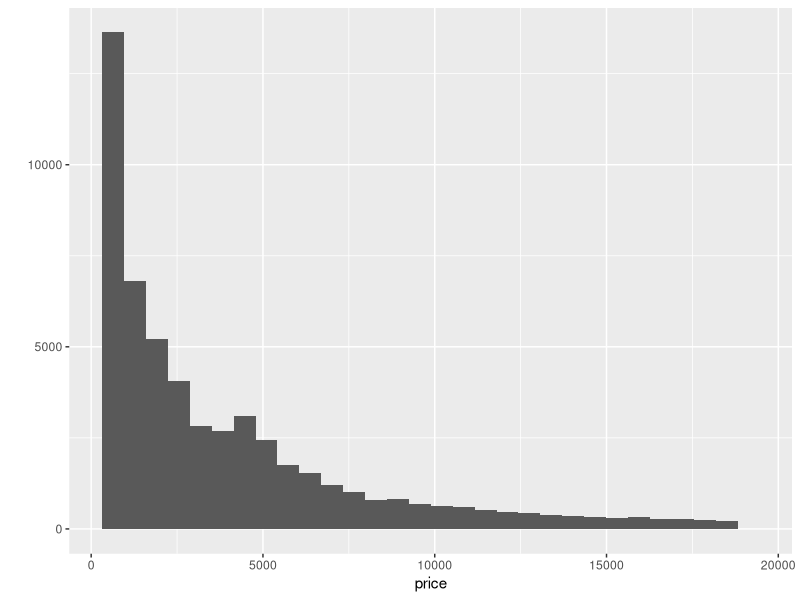
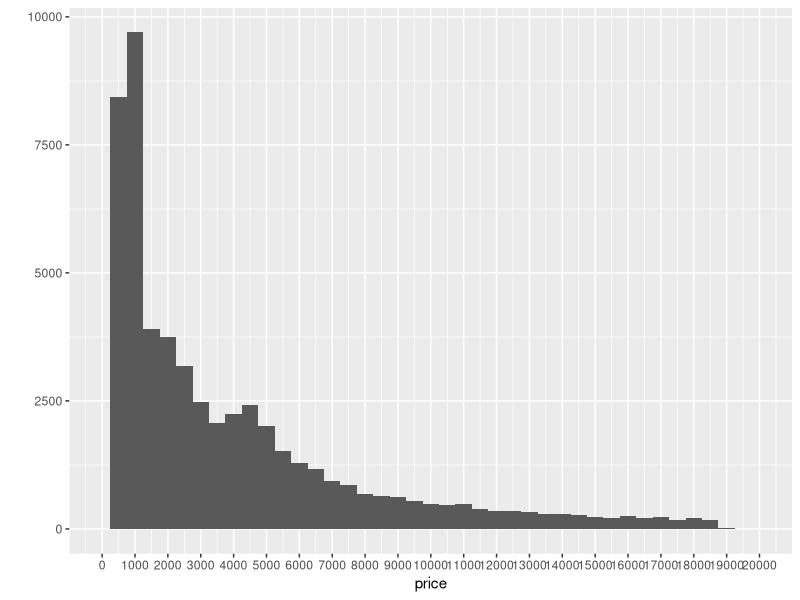
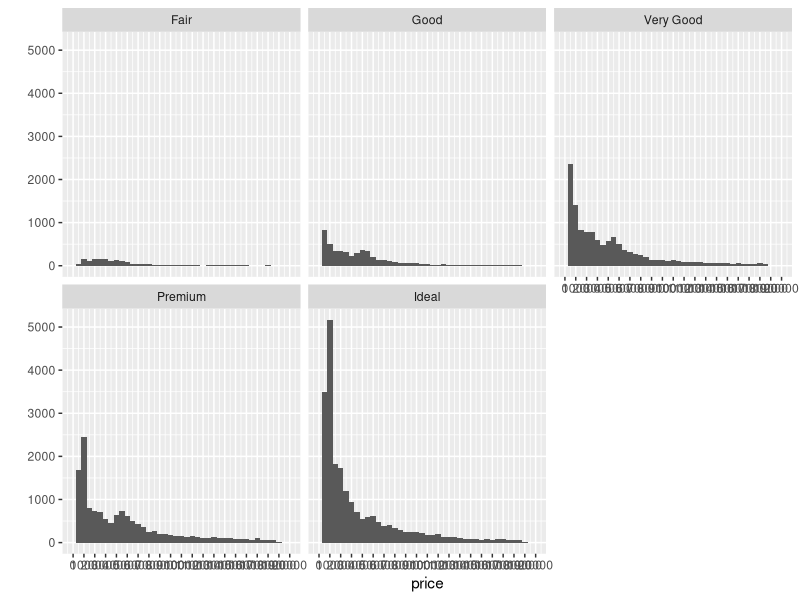
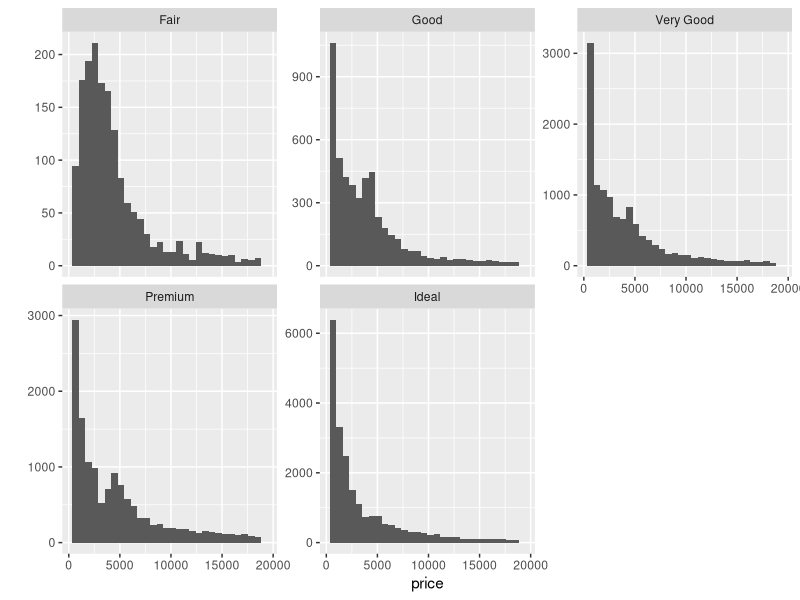
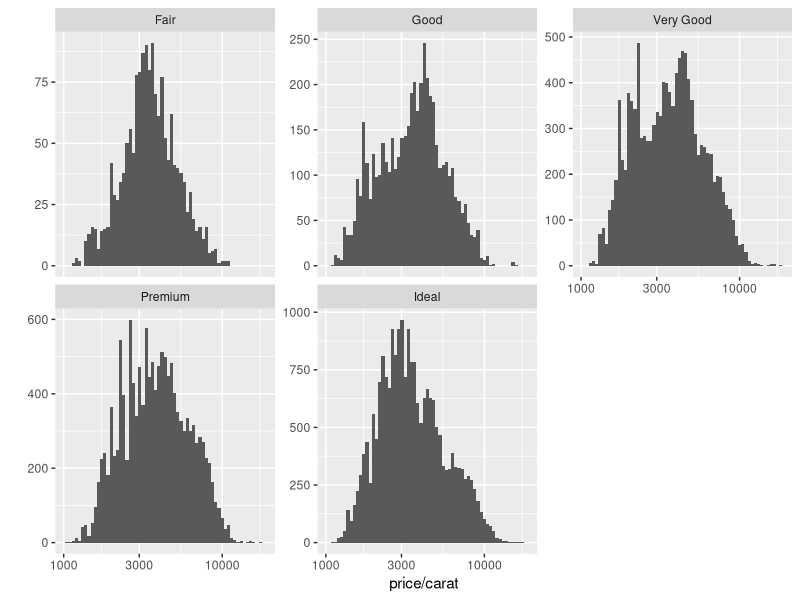
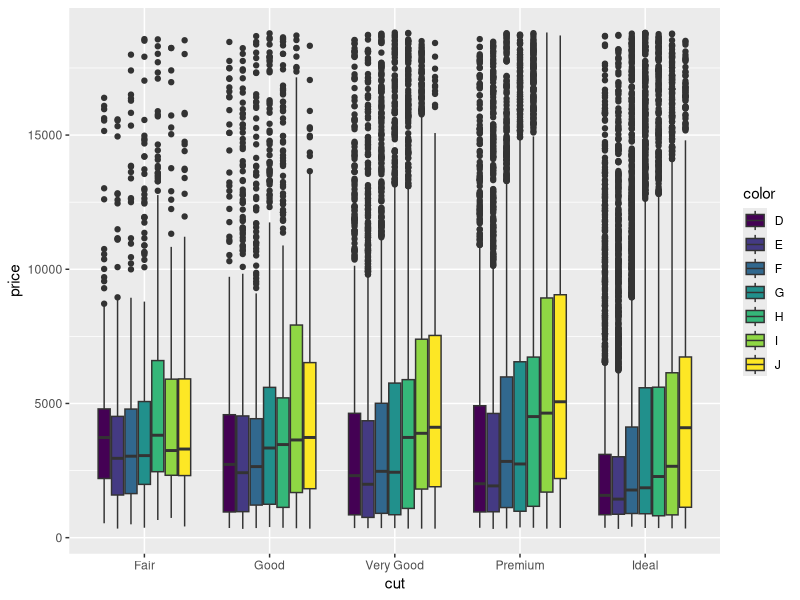
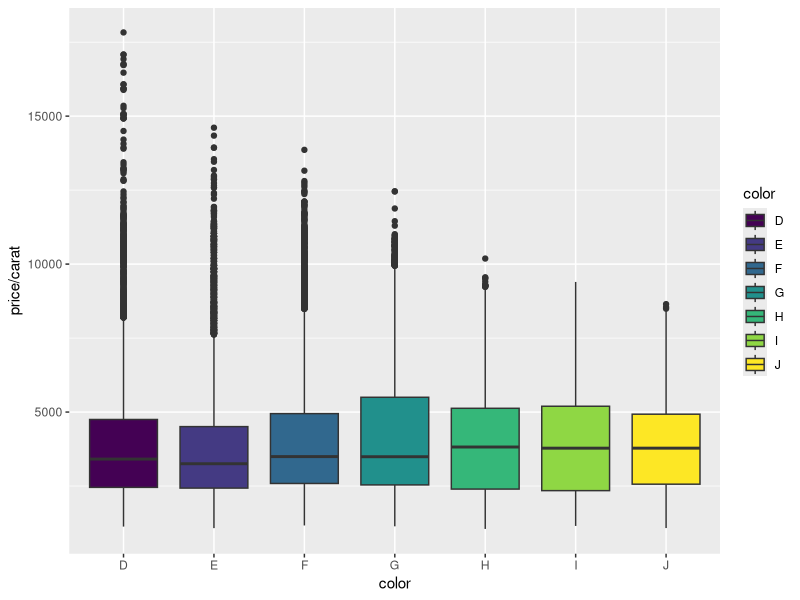
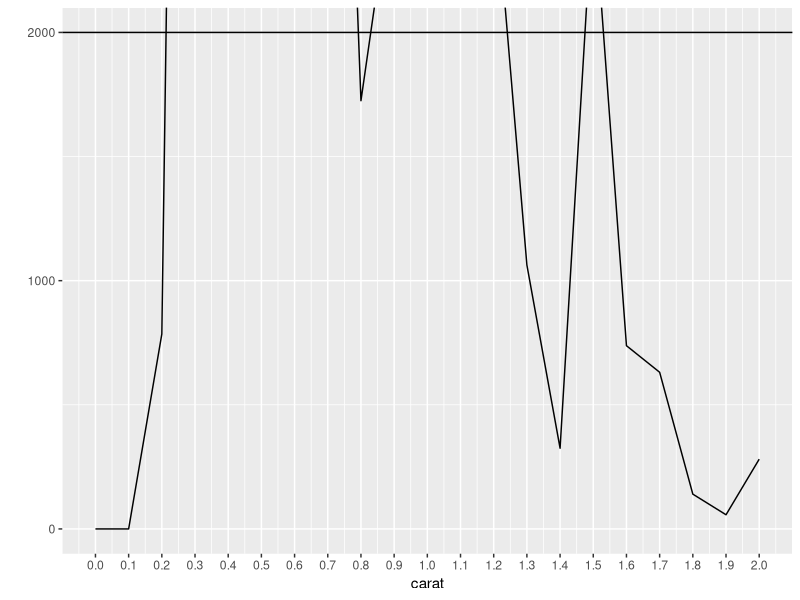

The R script that drew these images, in order: (Note: this script raises an error after producing the figures.)
#1)a-b
library(ggplot2) 
data(diamonds) 
summary(diamonds)
#C
str(diamonds)
#D
?diamonds

#2

qplot(x=price,  data=diamonds )


#Diamond Counts
sum(diamonds$price<500)
sum(diamonds$price<250)
sum(diamonds$price>=15000)


#Cheaper Diamonds
qplot(x=price,  data=diamonds, binwidth=500) + 
  scale_x_continuous(limits = c(0,20000), breaks = seq(0,20000, 1000))
# TO save an iamge: ggsave('priceHistogram.png')

#Price By Cut Histograms
qplot(x=price,  data=diamonds, binwidth=500) + 
  scale_x_continuous(limits = c(0,20000), breaks = seq(0,20000, 1000))+ 
  facet_wrap(~cut)

#Price by cut
by(diamonds$price, diamonds$cut, max)
by(diamonds$price, diamonds$cut, min)
by(diamonds$price, diamonds$cut, median)

# Scales And Multiple Histograms
qplot(x = price, data = diamonds) + facet_wrap(~cut, scales="free_y")


#Price Per Carat By Cut
qplot(x = price/carat, data = diamonds, binwidth=0.02) + facet_wrap(~cut, scales="free_y") + scale_x_log10()


#Price Box Plots
qplot(y=price,  x =cut,  data=diamonds, binwidth=500, geom = 'boxplot', fill = color)


#Interquartile Range - IQR
summary(subset(diamonds, color=='D')$price )

summary(subset(diamonds, color=='J')$price )

IQR(subset(diamonds, color=='D')$price)
IQR(subset(diamonds, color=='J')$price)


#Price Per Carat Box Plots By Color
qplot(y=price/carat,  x =color,  data=diamonds, binwidth=500, geom = 'boxplot', fill = color)

by(diamonds$price/diamonds$carat, diamonds$color, summary)

#Carat Frequency Polygon
qplot(x=carat,  data=diamonds,  geom = 'freqpoly', binwidth=0.1) +
  scale_x_continuous(breaks = seq(0,2,0.1), limits = c(0,2))+
  scale_y_continuous(breaks = seq(0,30000,1000))+
  coord_cartesian(ylim = c(0,2000)) +
  geom_hline(yintercept = 2000)

#2)Price Vs. X
ggplot(aes(x=x , y=price), data=diamonds) +
  geom_point() +
  coord_cartesian(xlim = c(0,11))
#Price tends to go up with x. Exponential relationship. some outliers with x =0

# Correlations
cor.test(diamonds$x, diamonds$price)
cor.test(diamonds$y, diamonds$price)
cor.test(diamonds$z, diamonds$price)

#Price Vs. Depth
ggplot(aes(x=depth, y=price), data=diamonds) +
  geom_point(alpha=1/100) + 
  scale_x_continuous(limits = c(43,80), breaks=seq(43,80,2))

#Typical Depth Range : 59 to 64

#Correlation - Price And Depth (= -0.0106474)
cor.test(diamonds$price, diamonds$depth)

#Price Vs. Carat
ggplot(aes(x=carat, y=price), 
       data = subset(diamonds, diamonds$price < quantile(diamonds$price, 0.99) &
                       diamonds$carat < quantile(diamonds$carat, 0.99))) + 
  geom_point()


#Price Vs. Volume (Exponential relationship, couple of extreme outliers, Some volumes are 0)
diamonds$volume <- diamonds$x * diamonds$y * diamonds$z

ggplot(aes(x=volume, y=price), data=diamonds) +
  geom_point()

sum(diamonds$volume == 0)

#Correlations On Subsets
diamnods_limit_volume <- subset(diamonds, volume>0 & volume<800)
cor.test(diamnods_limit_volume$price, diamnods_limit_volume$volume)

#Adjustments - Price Vs. Volume
#A linear model would not be useful in estimating the price of diamonds because the pattern of data 
#doesn't follow a linear line.
# non-linear model might fit better the price estimation but linear model is still good.
#The reason is Pearson's r - a measure of the linear correlation - is 0.92 for the diamond's volumes 
#in range (0,800).

#with(subset(diamonds, diamonds$volume > 0 & diamonds$volume < 800), 
#     cor.test(price, volume,method = 'pearson'))

# linear model doesn't fit the scattered points. The deviations are way bigger 
#even though the correlation value is VERY high.

ggplot(aes(x=volume, y=price),data=diamnods_limit_volume) +
  geom_point(alpha=1/100)+
  geom_smooth(method = 'lm')

#Mean Price By Clarity
diamondsByClarity <- diamonds %>%
  group_by(clarity) %>%
  summarize(mean_price = mean(price),
            median_price = median(price),
            min_price = min(price),
            max_price = max(price),
            n=n())


#Bar Charts Of Mean Price
diamonds_by_clarity <- group_by(diamonds, clarity)
diamonds_mp_by_clarity <- summarise(diamonds_by_clarity, mean_price = mean(price))

diamonds_by_color <- group_by(diamonds, color)
diamonds_mp_by_color <- summarise(diamonds_by_color, mean_price = mean(price))

pd1 <- ggplot(aes(x=clarity,y = mean_price, fill= clarity),data = diamonds_mp_by_clarity ) +
  geom_bar(stat = "identity")
pd2 <- ggplot(aes(x=color,y = mean_price,  fill= color), data = diamonds_mp_by_color ) +
  geom_bar(stat = "identity")

grid.arrange(pd1, pd2, ncol=2)

#SI2 has the best mean price whereas VVS1 has the worst mean price. 
# However there wasn't a very big change in other groups.  Which is odd since SI2 is worse 
#than VVS1. VVS1 is the second to the last. IF is the best clarity
#Mean price for color increase from D to J.  J has the best mean price and D and E has the worst mean price. 
#Which is odd since D is the best color and J is the worst
#Mean price tends to decrease as clarity improves. The same can be said for color.

#Mean prcie acroos cut;

diamonds_by_cut <- group_by(diamonds, cut)
diamonds_mp_by_cut <- summarise(diamonds_by_cut, mean_price = mean(price))
ggplot(aes(x=cut,y = mean_price, fill= cut),data = diamonds_mp_by_cut ) +
  geom_bar(stat = "identity")
# again odd


# Price Histograms With Facet And Color
qplot(x=price, data=diamonds, fill = cut) +
  facet_wrap(~ color) 

# using log(price) for the x-axis to adjust for positive skew in the data
qplot(x=log(price), data=diamonds, fill = cut) +
  facet_wrap(~ color) 

#Price Vs. Table Colored By Cut
ggplot(aes(x=table, y=price), data = diamonds) +
  geom_point(aes(color=cut))

#Price Vs. Volume And Diamond Clarity
ggplot(aes(x=volume, y=log(price)), 
       data = subset(diamonds, diamonds$volume < quantile(diamonds$volume, 0.99) )) +
  geom_point(aes(color=cut))


#Proportion Of Friendships Initiated
pf$prop_initiated = pf$friendships_initiated/pf$friend_count

#Prop_initiated Vs. Tenure
ggplot(aes(x=tenure, y=prop_initiated), data=subset(pf, !is.na(pf$year_joined)))+
  geom_line(aes(color=year_joined.bucket), stat = 'summary', fun.y = median) 

#Smoothing Prop_initiated Vs. Tenure
ggplot(aes(x=tenure, y=prop_initiated), data=subset(pf, !is.na(pf$year_joined)))+
  geom_line(aes(color=year_joined.bucket), stat = 'summary', fun.y = median) +
  geom_smooth()

# Largest Group Mean Prop_initiated
summary(subset(pf, pf$year_joined.bucket=='(2012,2014]' & !is.nan(pf$prop_initiated)))
#or
with(subset(pf, pf$year_joined.bucket == '(2012,2014]' & !is.nan(pf$prop_initiated)), mean(prop_initiated))

#Price/Carat Binned, Faceted, & Colored

#When we have data that falls into categories, scatterplots can be difficult to interpret due 
#to overplotting on the individual levels of that feature. When we jitter the points in the plot
#horizontally, this allows us to better see what the distribution of points are within each level, 
#especially since we have a multivariate plot where we are coloring points by diamond color grade. 
#It's much easier to see how the color grades are distributed when the points are jittered
#Functionally, we should not think of points that are off-center as being any different from points 
#close-to-center in each group. The data should still be interpreted as categorical as before. 
#One thing to keep in mind is that you should have a gap between columns of data so that it is clear 
#to which level each point belongs

ggplot(aes(x=cut, y=price/carat), data=diamonds) +
  geom_jitter(aes(color=color)) +
  facet_wrap(~clarity)
